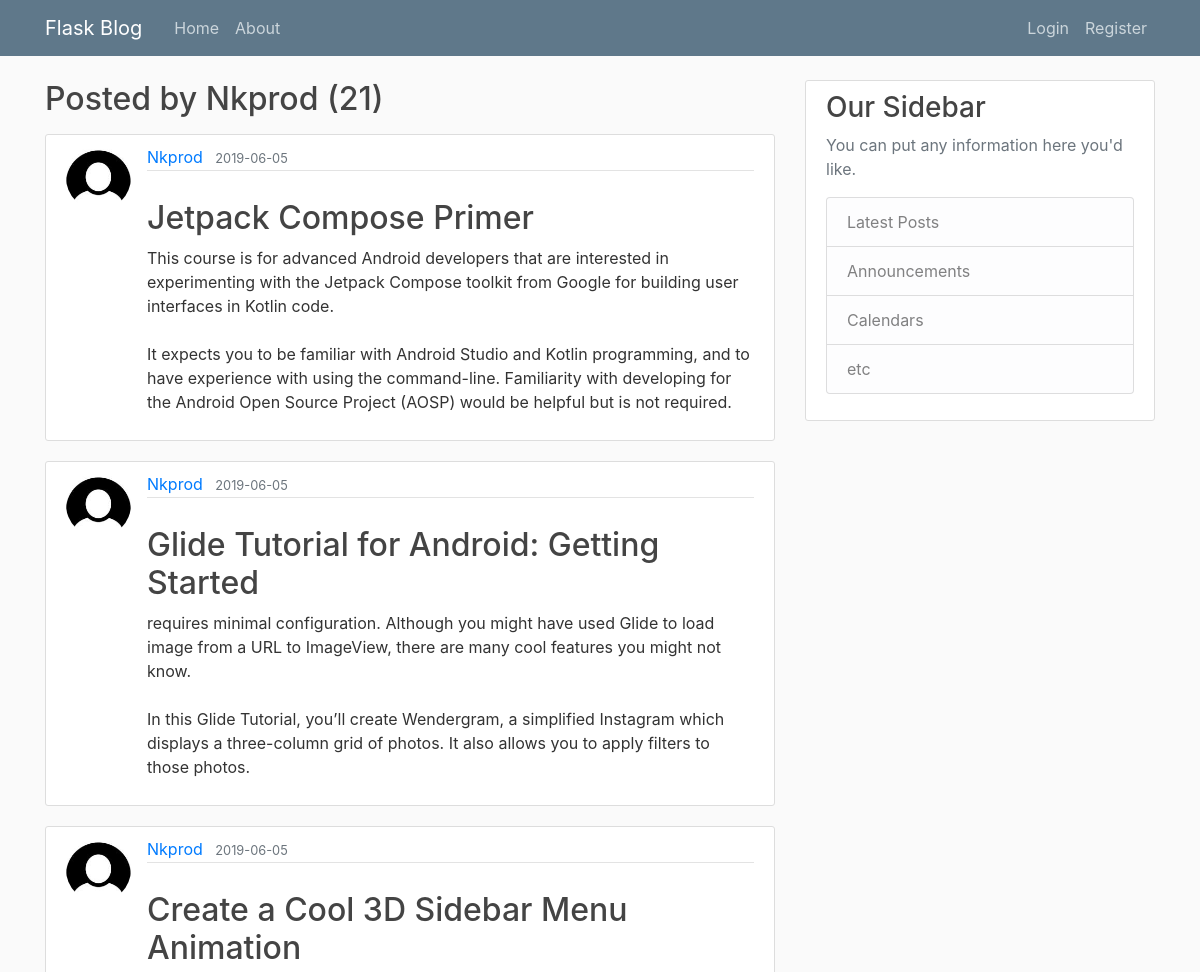
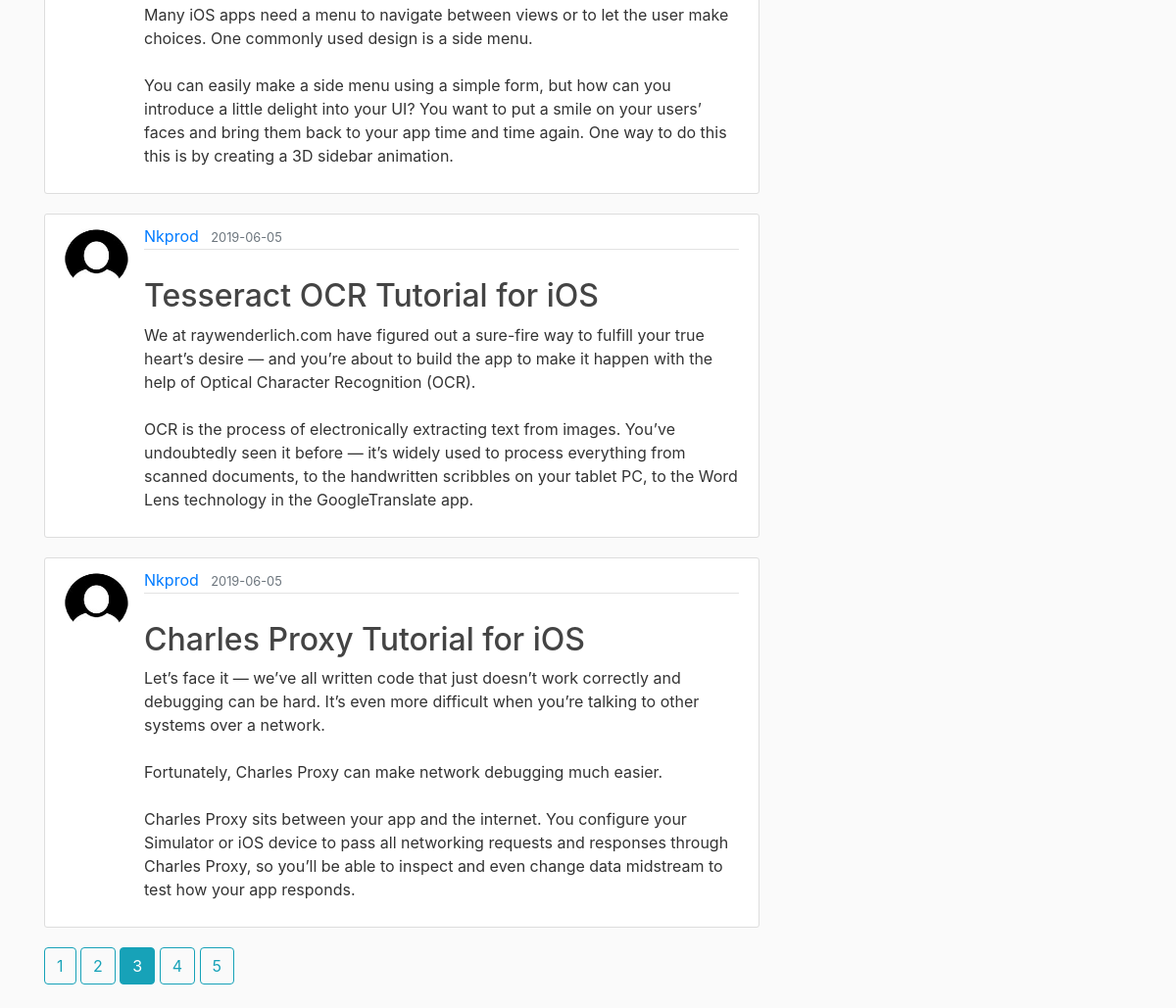
Page /user/Nkprod?page=3 on the committed database (2 pictures, top to bottom).
### application/models.py (models this page shows, shortened)
class User(db.Model, UserMixin):
    id = db.Column(db.Integer, primary_key=True)
    username = db.Column(db.String(20), unique=True, nullable=False)
    email = db.Column(db.String(120), unique=True, nullable=False)
    image_file = db.Column(db.String(20), nullable=False, default='default.jpg')
    password = db.Column(db.String(60), nullable=False)
    posts = db.relationship('Post', backref='author', lazy=True)

class Post(db.Model):
    id = db.Column(db.Integer, primary_key=True)
    title = db.Column(db.String(100), nullable=False)
    date_posted = db.Column(db.DateTime, default=datetime.utcnow)
    content = db.Column(db.Text, nullable=False)
    user_id = db.Column(db.Integer, db.ForeignKey('user.id'), nullable=False)

### application/routes.py (the view)
@app.route("/user/<string:username>")
def user_posts(username):
    page = request.args.get('page', 1, type=int)
    user = User.query.filter_by(username=username).first_or_404()
    posts = Post.query.filter_by(author=user).order_by(Post.date_posted.desc()).paginate(page=page, per_page=5)
    return render_template("user_post.html", posts=posts, user=user)

### application/templates/user_post.html
{% extends "layout.html" %}
{% block body %}
    <h2 class="mb-3">Posted by {{ user.username }} ({{ posts.total }})</h2>
	{% for post in posts.items %}
		<article class="media content-section">
				<img class="rounded-circle article-img" src="{{ url_for('static', filename='pictures/' + post.author.image_file) }}">
			<div class="media-body">
				<div class="article-metadata">
					<a class="mr-2" href="{{ url_for('user_posts', username=post.author.username) }}">{{ post.author.username }}</a>
					<small class="text-muted">{{ post.date_posted.strftime('%Y-%m-%d') }}</small>
					</div>
					<br />
					<h2><a class="article-title" href="{{ url_for('post', post_id=post.id) }}">{{ post.title }}</a></h2>
					<p class="article-content">{{ post.content }}</p>
			</div>
		</article>
	{% endfor %}
	{% for page_num in posts.iter_pages(left_edge=1, right_edge=1, left_current=1, right_current=2) %}
		{% if page_num %}
			{% if posts.page == page_num %}
				<a class="btn btn-info mb-4" href="{{ url_for('user_posts', username=user.username, page=page_num) }}">{{ page_num }}</a>
			{% else %}
				<a class="btn btn-outline-info mb-4" href="{{ url_for('user_posts', username=user.username, page=page_num) }}">{{ page_num }}</a>
			{% endif %}
		{% else %}
			...
		{% endif %}
	{% endfor %}
{% endblock %}

### application/static/main.css (style rules this page uses)
body { background: #fafafa; color: #333333; margin-top: 5rem; }
h1, h2, h3, h4, h5, h6 { color: #444444; }
.content-section { background: #ffffff; padding: 10px 20px; border: 1px solid #dddddd; border-radius: 3px; margin-bottom: 20px; }
.article-title { color: #444444; }
.article-content { white-space: pre-line; }
.article-img { height: 65px; width: 65px; margin-right: 16px; }
.article-metadata { padding-bottom: 1px; margin-bottom: 4px; border-bottom: 1px solid #e3e3e3 }

### rows in the picture
User: username "Nkprod"
Post: image_file (picture), author.username "Nkprod", date_posted "2019-06-05", title "Jetpack Compose Primer", content "This course is for advanced Android developers that are interested in experimenting with the Jetpack Compose toolkit from Google for building user interfaces in Kotlin code. It expects you to be familiar with Android Studio and Kotlin programming, and to have experience with using the command-line. Familiarity with developing for the Android Open Source Project (AOSP) would be helpful but is not required."
Post: image_file (picture), author.username "Nkprod", date_posted "2019-06-05", title "Glide Tutorial for Android: Getting Started", content "requires minimal configuration. Although you might have used Glide to load image from a URL to ImageView, there are many cool features you might not know. In this Glide Tutorial, you’ll create Wendergram, a simplified Instagram which displays a three-column grid of photos. It also allows you to apply filters to those photos."
Post: image_file (picture), author.username "Nkprod", date_posted "2019-06-05", title "Create a Cool 3D Sidebar Menu Animation", content "Many iOS apps need a menu to navigate between views or to let the user make choices. One commonly used design is a side menu. You can easily make a side menu using a simple form, but how can you introduce a little delight into your UI? You want to put a smile on your users’ faces and bring them back to your app time and time again. One way to do this this is by creating a 3D sidebar animation."
Post: image_file (picture), author.username "Nkprod", date_posted "2019-06-05", title "Tesseract OCR Tutorial for iOS", content "We at raywenderlich.com have figured out a sure-fire way to fulfill your true heart’s desire — and you’re about to build the app to make it happen with the help of Optical Character Recognition (OCR). OCR is the process of electronically extracting text from images. You’ve undoubtedly seen it before — it’s widely used to process everything from scanned documents, to the handwritten scribbles on your tablet PC, to the Word Lens technology in the GoogleTranslate app."
Post: image_file (picture), author.username "Nkprod", date_posted "2019-06-05", title "Charles Proxy Tutorial for iOS", content "Let’s face it — we’ve all written code that just doesn’t work correctly and debugging can be hard. It’s even more difficult when you’re talking to other systems over a network. Fortunately, Charles Proxy can make network debugging much easier. Charles Proxy sits between your app and the internet. You configure your Simulator or iOS device to pass all networking requests and responses through Charles Proxy, so you’ll be able to inspect and even change data midstream to test how your app responds."

### other values in the picture
{{ posts.total }} "21"
{{ page_num }} "1" "2" "4" "5"
{{ page_num }} "3"
